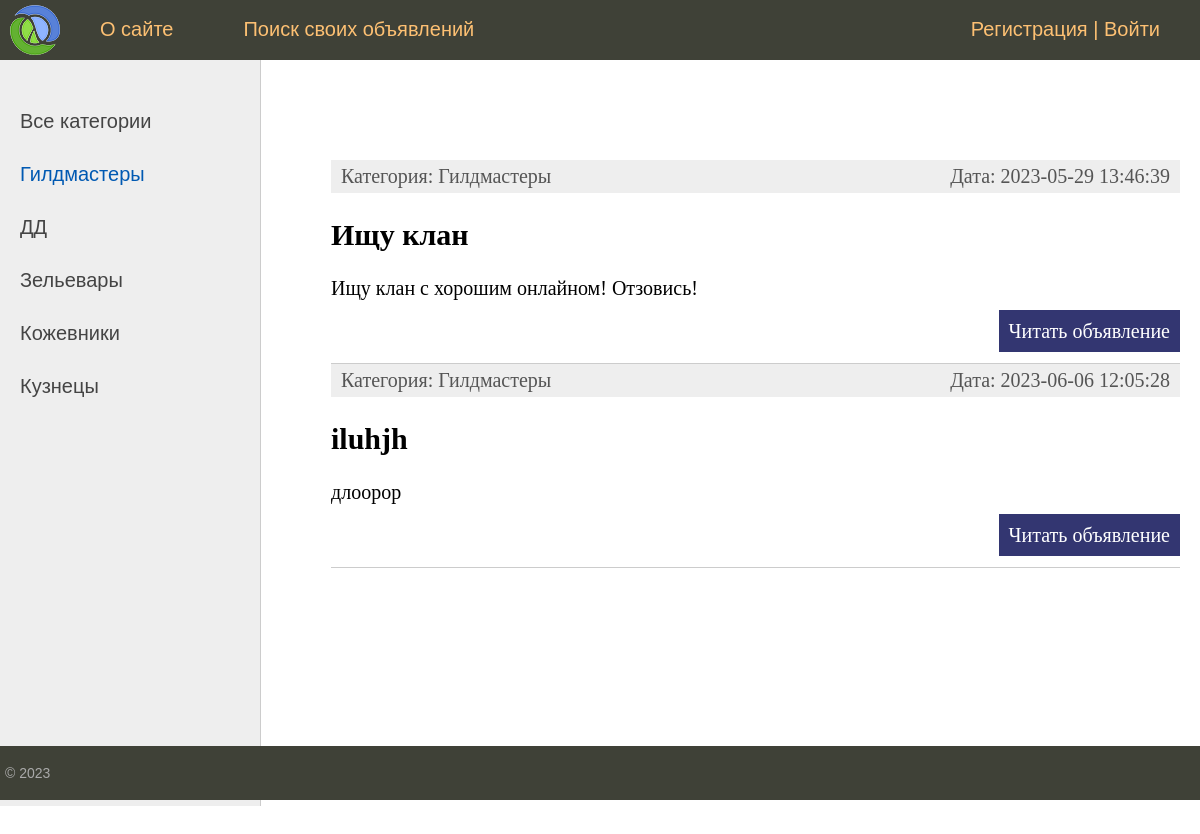
Page /category/gildmastery/ on the earlier database version.
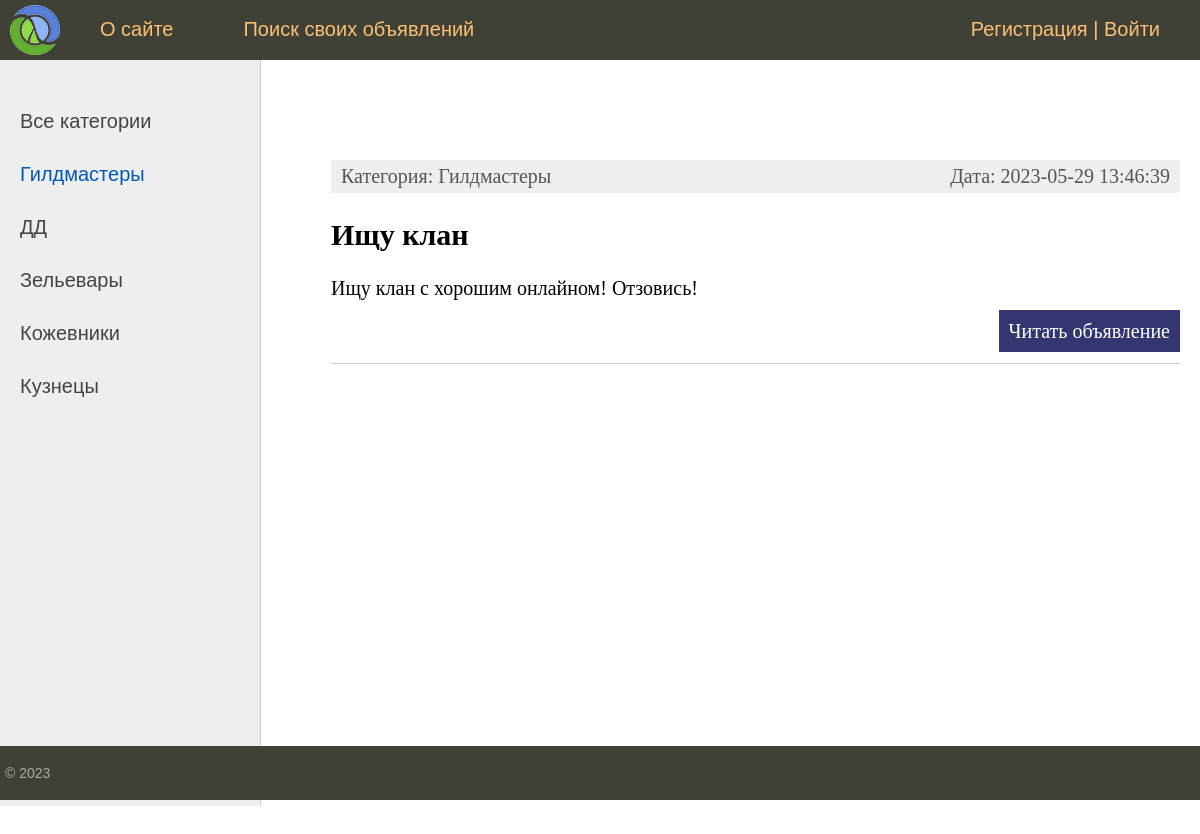
Same page on the later database version.
### board/models.py (models this page shows, shortened)
class Category(models.Model):
    name = models.CharField(max_length=50, db_index=True, verbose_name="Категория")
    slug = models.SlugField(max_length=255, unique=True, db_index=True, verbose_name='URL')
    def __str__(self):
        return self.name
    def get_absolute_url(self):
        return reverse('category', kwargs={'cat_slug': self.slug})
    class Meta:
        verbose_name = 'Категория'
        verbose_name_plural = 'Категории'
        ordering = ['name']

class Announce(models.Model):
    author = models.ForeignKey(User, on_delete=models.CASCADE, verbose_name='Автор')
    title = models.CharField(max_length=200, verbose_name='Заголовок')
    slug = models.SlugField(max_length=255, unique=True, db_index=True, verbose_name='URL')
    content = models.TextField(blank=True, verbose_name='Текс объявления')
    time_create = models.DateTimeField(auto_now_add=True, verbose_name='Время создания')
    time_update = models.DateTimeField(auto_now=True, verbose_name='Время редактирования')
    cat = models.ForeignKey('Category', on_delete=models.PROTECT, verbose_name='Категории')
    def get_absolute_url(self):
        return reverse('post', kwargs={'post_slug': self.slug})
    class Meta:
        verbose_name = 'Объявление'
        verbose_name_plural = 'Объявления'
        ordering = ['time_create', 'title']

### board/views.py (the view)
# urls.py: path('category/<slug:cat_slug>/', AnnounceCategory.as_view(), name='category'),
class AnnounceCategory(DataMixin, ListView):
    model = Announce
    template_name = 'board/index.html'
    context_object_name = 'posts'
    allow_empty = False
    def get_queryset(self):
        return Announce.objects.filter(cat__slug=self.kwargs['cat_slug'])
    def get_context_data(self, *, object_list=None, **kwargs):
        context = super().get_context_data(**kwargs)  # получаем контекст уже существующий
        c_def = self.get_user_context(
            title='Категория - ' + str(context['posts'][0].cat),
            cat_selected=context['posts'][0].cat_id
        )
        return dict(list(context.items()) + list(c_def.items()))

### board/utils.py (called while the page is built)
    def get_user_context(self, **kwargs):
        context = kwargs
        cats = Category.objects.annotate(Count('announce'))
        user_menu = menu.copy()
        if not self.request.user.is_authenticated:
            user_menu.pop(1)
        context['menu'] = user_menu
        context['cats'] = cats
        if 'cat_selected' not in context:
            context['cat_selected'] = 0
        return context

### board/templates/board/index.html (shortened to what this page needs)
{% extends 'board/base.html' %}
{% block content %}
<ul class="list-articles">
	{% for p in posts %}
			<li><div class="article-panel">
				<p class="first">Категория: {{p.cat}}</p>
				<p class="last">Дата: {{p.time_update|date:"Y-m-d H:i:s"}}</p>
			</div>
				<h2>{{p.title}}</h2>
	{% autoescape on %}
	{{p.content|linebreaks|truncatewords:10}}
	{% endautoescape %}
			<p class="link-read-post"><a href="{{ p.get_absolute_url }}">Читать объявление</a></p>
			</li>
	{% endfor %}
</ul>
{% endblock %}

### board/templates/board/base.html (shortened to what this page needs)
{% load static %}
{% load board_tags %}
<!DOCTYPE html>
<html>
<head>
	<link type="text/css" href="{% static 'board/css/styles.css' %}" rel="stylesheet" />
</head>
<body>
<table class="table-page" border=0 cellpadding="0" cellspacing="0">
<tr><td valign=top>
{% block mainmenu %}
		<div class="header">
			<ul id="mainmenu" class="mainmenu">
			<li class="logo"><a href="{% url 'home' %}"><div class="logo"></div></a></li>
{% for m in menu %}
			<li><a href="{% url m.url_name %}">{{m.title}}</a></li>
{% endfor %}
	{% if request.user.is_authenticated %}
			<li class="last"> {{user.username}} | <a href="{% url 'logout' %}">Выйти</a></li>
	{% else %}
			<li class="last"><a href="{% url 'register' %}">Регистрация</a> | <a href="{% url 'login' %}">Войти</a></li>
	{% endif %}
			</ul>
		</div>
{% endblock mainmenu %}
<table class="table-content" border=0 cellpadding="0" cellspacing="0">
<tr>
	<td valign="top" class="left-chapters">
	<ul id="leftchapters">
		{% if cat_selected == 0 %}
			<li class="selected">Все категории</li>
		{% else %}
			<li><a href="{% url 'home' %}">Все категории</a></li>
		{% endif %}
		{% for c in cats %}
		{% if c.announce__count > 0 %}
			{% if c.pk == cat_selected %}
				<li class="selected">{{c.name}}</li>
			{% else %}
				<li><a href="{{ c.get_absolute_url }}">{{c.name}}</a></li>
			{% endif %}
		{% endif %}
		{% endfor %}
	</ul>
</td>
<td valign="top" class="content">
	<div class="content-text">
{% block content %}
{% endblock %}
	</div>
</td></tr></table>
</td></tr>
<tr><td valign=top>
	<div id="footer">
		<p>&copy; 2023</p>
	</div>
</td></tr></table>
</body>
</html>

Differences in the rows shown:
removed Announce: cat "Гилдмастеры", time_update "2023-06-06 12:05:28", title "iluhjh", content "длоорор"
